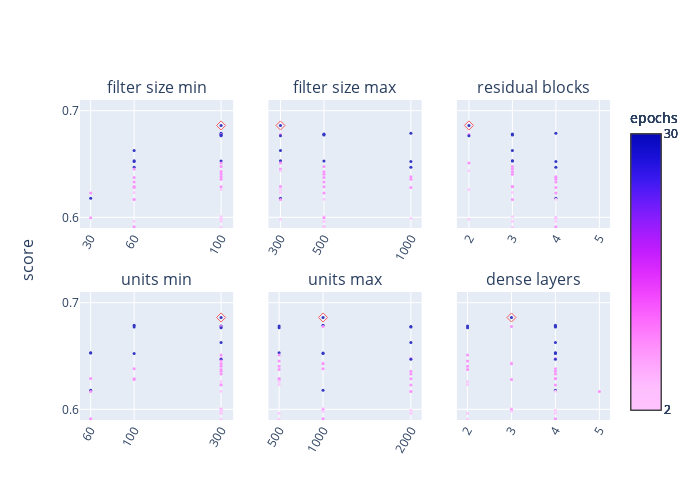

Source (notebook cell):
### Code cell
rows = []
for trial in sorted(list(trials_dir.glob('trial_*'))):
    with open(trial.joinpath('trial.json')) as f:
        results = json.load(f)
        row = {'score': results['score']} | results['hyperparameters']['values']
        rows.append(row)

trials_df = pd.DataFrame(rows).sort_values(by='score', ascending=False)
trials_df = trials_df.rename({'tuner/epochs': 'epochs'}, axis=1)
trials_df = trials_df[[c for c in trials_df.columns if 'tuner' not in c]]


trials_df['convolutional_layers'] = (
    np.log(trials_df['filter_size_max']/trials_df['filter_size_min']) + 2
).astype(int)

trials_df = trials_df.rename({'convolutional_layers': 'residual blocks'}, axis=1)

trials_df['dense_layers'] = (
    np.log(trials_df['units_max']/trials_df['units_min']) + 2
).astype(int)

nrows, ncols = 2, 3
fig = make_subplots(
    rows=nrows, cols=ncols, shared_yaxes='all', y_title='score',
    subplot_titles=trials_df.columns[1:].str.replace('_', ' '),
    vertical_spacing=0.2,
)

for i, col in enumerate(trials_df.columns[1:].drop('epochs')):
    if trials_df[col].dtype == object:
        x = trials_df[col].str.replace('_', '<br>')
    else:
        x = trials_df[col]

    position = dict(row=(i//ncols)+1, col=(i%ncols)+1)
    fig.append_trace(go.Scatter(
        y=trials_df['score'],
        x=x,
        mode='markers',
        marker=dict(
            color=trials_df['epochs'],
            size=3,
            showscale=True,
            colorscale='Plotly3_r',
            colorbar_title='epochs',
            colorbar_tickvals=[trials_df['epochs'].min(), trials_df['epochs'].max()]
        ),
        opacity=0.8,
    ), **position)
    
    fig.append_trace(go.Scatter(
        y=[trials_df['score'].max()],
        x=[x[trials_df['score'].idxmax()]],
        mode='markers',
        marker_symbol='diamond-open',
        marker_color='red',
        marker_size=7,
        opacity=0.6,
    ), **position)

    fig.update_xaxes(
        type='log' if 'learning_rate' in col else None,
        tickformat='.1r',
        tickangle=-60,
        tickvals=x.unique(),
        **position
    )
    fig.update_yaxes(range=[0.59, 0.71], tickvals=[0.6, 0.7])

fig.update_layout(
    height=500, width=700, showlegend=False,
    margin=dict(l=80, r=80, t=100, b=80)
)

fig.write_image(figures_dir.joinpath(f'{trials_dir.name}_params.pdf'))
fig.show()

### Figure 1 — Plotly figure (JSON) as saved in the notebook; plotly's stock layout.template omitted (floating-point values rounded to 4 significant figures)
{"data": [{"marker": {"color": [30, 30, 30, 30, 10, 30, 30, 30, 30, 30, 30, 10, 10, 30, 10, 4, 10, 10, 10, 10, 10, 10, 10, 10, 10, 4, 4, 10, 30, 4, 10, 4, 10, 4, 2, 4, 4, 10, 4, 4, 4, 2, 4, 4, 4, 4, 4, 2, 4, 2, 4, 4, 4, 4, 2, 2, 2, 4, 4, 4, 2, 2, 2, 2, 4, 4, 2, 2, 2, 2, 2, 2, 2, 2, 2, 2, 2, 2, 2, 2, 2, 2, 2, 4, 2, 2, 2, 2, 2, 2, 2, 2, 2, 2, 2, 2, 2, 2, 2, 2, 2, 2, 2, 2, 2], "colorbar": {"tickvals": [2, 30], "title": {"text": "epochs"}}, "colorscale": [[0, "#fec3fe"], [0.08333, "#febefe"], [0.1667, "#fea5fd"], [0.25, "#fe88fc"], [0.3333, "#fc67fd"], [0.4167, "#f246fe"], [0.5, "#dd2bfd"], [0.5833, "#bf1cfd"], [0.6667, "#981cfd"], [0.75, "#6b1cfb"], [0.8333, "#3c19f0"], [0.9167, "#1910d8"], [1, "#0508b8"]], "showscale": true, "size": 3}, "mode": "markers", "opacity": 0.8, "type": "scatter", "x": [128, 128, 128, 128, 128, 128, 128, 64, 64, 128, 64, 128, 128, 64, 64, 128, 128, 128, 128, 64, 128, 64, 64, 128, 64, 128, 64, 32, 32, 64, 64, 128, 32, 128, 128, 128, 64, 64, 128, 128, 128, 128, 128, 128, 128, 128, 128, 128, 32, 128, 128, 64, 64, 64, 128, 128, 128, 64, 64, 32, 128, 128, 128, 128, 32, 64, 64, 64, 128, 128, 64, 128, 64, 128, 128, 64, 32, 64, 128, 32, 32, 128, 32, 64, 64, 32, 32, 128, 64, 32, 32, 32, 64, 64, 32, 64, 32, 32, 32, 32, 32, 32, 32, 32, 32], "xaxis": "x", "y": [0.6861, 0.6788, 0.6781, 0.6777, 0.6776, 0.6772, 0.6765, 0.6628, 0.653, 0.6527, 0.6524, 0.6511, 0.6476, 0.6469, 0.6453, 0.6436, 0.6428, 0.6403, 0.638, 0.6374, 0.6357, 0.6332, 0.6289, 0.6286, 0.628, 0.6262, 0.6232, 0.6228, 0.6178, 0.6169, 0.6166, 0.6006, 0.5996, 0.5991, 0.5982, 0.5964, 0.5963, 0.5912, 0.5908, 0.583, 0.5824, 0.5813, 0.5793, 0.5786, 0.5774, 0.5755, 0.5743, 0.5694, 0.5691, 0.5675, 0.5669, 0.5656, 0.5636, 0.5598, 0.5538, 0.553, 0.5504, 0.5463, 0.5444, 0.5443, 0.544, 0.5429, 0.5425, 0.5417, 0.5414, 0.5382, 0.5374, 0.5338, 0.5307, 0.5288, 0.5245, 0.519, 0.5188, 0.5157, 0.5145, 0.5126, 0.5123, 0.5072, 0.5059, 0.5053, 0.5041, 0.5036, 0.5014, 0.5003, 0.499, 0.4986, 0.4972, 0.496, 0.4956, 0.4951, 0.4946, 0.4942, 0.4937, 0.4921, 0.4909, 0.4791, 0.4788, 0.4781, 0.4779, 0.4744, 0.4693, 0.4558, 0.4503, 0.4494, 0.4382], "yaxis": "y"}, {"marker": {"color": "red", "size": 7, "symbol": "diamond-open"}, "mode": "markers", "opacity": 0.6, "type": "scatter", "x": [128], "xaxis": "x", "y": [0.6861], "yaxis": "y"}, {"marker": {"color": [30, 30, 30, 30, 10, 30, 30, 30, 30, 30, 30, 10, 10, 30, 10, 4, 10, 10, 10, 10, 10, 10, 10, 10, 10, 4, 4, 10, 30, 4, 10, 4, 10, 4, 2, 4, 4, 10, 4, 4, 4, 2, 4, 4, 4, 4, 4, 2, 4, 2, 4, 4, 4, 4, 2, 2, 2, 4, 4, 4, 2, 2, 2, 2, 4, 4, 2, 2, 2, 2, 2, 2, 2, 2, 2, 2, 2, 2, 2, 2, 2, 2, 2, 4, 2, 2, 2, 2, 2, 2, 2, 2, 2, 2, 2, 2, 2, 2, 2, 2, 2, 2, 2, 2, 2], "colorbar": {"tickvals": [2, 30], "title": {"text": "epochs"}}, "colorscale": [[0, "#fec3fe"], [0.08333, "#febefe"], [0.1667, "#fea5fd"], [0.25, "#fe88fc"], [0.3333, "#fc67fd"], [0.4167, "#f246fe"], [0.5, "#dd2bfd"], [0.5833, "#bf1cfd"], [0.6667, "#981cfd"], [0.75, "#6b1cfb"], [0.8333, "#3c19f0"], [0.9167, "#1910d8"], [1, "#0508b8"]], "showscale": true, "size": 3}, "mode": "markers", "opacity": 0.8, "type": "scatter", "x": [256, 1024, 512, 512, 256, 512, 256, 256, 256, 512, 1024, 256, 512, 1024, 256, 256, 512, 512, 1024, 512, 1024, 512, 256, 512, 1024, 256, 256, 512, 256, 512, 256, 512, 512, 1024, 256, 512, 512, 512, 512, 512, 256, 512, 1024, 256, 256, 256, 256, 1024, 256, 256, 256, 512, 1024, 256, 512, 256, 256, 512, 1024, 1024, 1024, 1024, 512, 256, 1024, 512, 512, 256, 256, 1024, 512, 1024, 256, 256, 512, 256, 512, 512, 1024, 256, 1024, 1024, 256, 1024, 256, 512, 512, 1024, 1024, 256, 1024, 256, 512, 1024, 256, 1024, 512, 256, 512, 1024, 1024, 256, 1024, 1024, 1024], "xaxis": "x2", "y": [0.6861, 0.6788, 0.6781, 0.6777, 0.6776, 0.6772, 0.6765, 0.6628, 0.653, 0.6527, 0.6524, 0.6511, 0.6476, 0.6469, 0.6453, 0.6436, 0.6428, 0.6403, 0.638, 0.6374, 0.6357, 0.6332, 0.6289, 0.6286, 0.628, 0.6262, 0.6232, 0.6228, 0.6178, 0.6169, 0.6166, 0.6006, 0.5996, 0.5991, 0.5982, 0.5964, 0.5963, 0.5912, 0.5908, 0.583, 0.5824, 0.5813, 0.5793, 0.5786, 0.5774, 0.5755, 0.5743, 0.5694, 0.5691, 0.5675, 0.5669, 0.5656, 0.5636, 0.5598, 0.5538, 0.553, 0.5504, 0.5463, 0.5444, 0.5443, 0.544, 0.5429, 0.5425, 0.5417, 0.5414, 0.5382, 0.5374, 0.5338, 0.5307, 0.5288, 0.5245, 0.519, 0.5188, 0.5157, 0.5145, 0.5126, 0.5123, 0.5072, 0.5059, 0.5053, 0.5041, 0.5036, 0.5014, 0.5003, 0.499, 0.4986, 0.4972, 0.496, 0.4956, 0.4951, 0.4946, 0.4942, 0.4937, 0.4921, 0.4909, 0.4791, 0.4788, 0.4781, 0.4779, 0.4744, 0.4693, 0.4558, 0.4503, 0.4494, 0.4382], "yaxis": "y2"}, {"marker": {"color": "red", "size": 7, "symbol": "diamond-open"}, "mode": "markers", "opacity": 0.6, "type": "scatter", "x": [256], "xaxis": "x2", "y": [0.6861], "yaxis": "y2"}, {"marker": {"color": [30, 30, 30, 30, 10, 30, 30, 30, 30, 30, 30, 10, 10, 30, 10, 4, 10, 10, 10, 10, 10, 10, 10, 10, 10, 4, 4, 10, 30, 4, 10, 4, 10, 4, 2, 4, 4, 10, 4, 4, 4, 2, 4, 4, 4, 4, 4, 2, 4, 2, 4, 4, 4, 4, 2, 2, 2, 4, 4, 4, 2, 2, 2, 2, 4, 4, 2, 2, 2, 2, 2, 2, 2, 2, 2, 2, 2, 2, 2, 2, 2, 2, 2, 4, 2, 2, 2, 2, 2, 2, 2, 2, 2, 2, 2, 2, 2, 2, 2, 2, 2, 2, 2, 2, 2], "colorbar": {"tickvals": [2, 30], "title": {"text": "epochs"}}, "colorscale": [[0, "#fec3fe"], [0.08333, "#febefe"], [0.1667, "#fea5fd"], [0.25, "#fe88fc"], [0.3333, "#fc67fd"], [0.4167, "#f246fe"], [0.5, "#dd2bfd"], [0.5833, "#bf1cfd"], [0.6667, "#981cfd"], [0.75, "#6b1cfb"], [0.8333, "#3c19f0"], [0.9167, "#1910d8"], [1, "#0508b8"]], "showscale": true, "size": 3}, "mode": "markers", "opacity": 0.8, "type": "scatter", "x": [2, 4, 3, 3, 2, 3, 2, 3, 3, 3, 4, 2, 3, 4, 3, 2, 3, 3, 4, 4, 4, 4, 3, 3, 4, 2, 3, 4, 4, 4, 3, 3, 4, 4, 2, 3, 4, 4, 3, 3, 2, 3, 4, 2, 2, 2, 2, 4, 4, 2, 2, 4, 4, 3, 3, 2, 2, 4, 4, 5, 4, 4, 3, 2, 5, 4, 4, 3, 2, 4, 4, 4, 3, 2, 3, 3, 4, 4, 4, 4, 5, 4, 4, 4, 3, 4, 4, 4, 4, 4, 5, 4, 4, 4, 4, 4, 4, 4, 4, 5, 5, 4, 5, 5, 5], "xaxis": "x3", "y": [0.6861, 0.6788, 0.6781, 0.6777, 0.6776, 0.6772, 0.6765, 0.6628, 0.653, 0.6527, 0.6524, 0.6511, 0.6476, 0.6469, 0.6453, 0.6436, 0.6428, 0.6403, 0.638, 0.6374, 0.6357, 0.6332, 0.6289, 0.6286, 0.628, 0.6262, 0.6232, 0.6228, 0.6178, 0.6169, 0.6166, 0.6006, 0.5996, 0.5991, 0.5982, 0.5964, 0.5963, 0.5912, 0.5908, 0.583, 0.5824, 0.5813, 0.5793, 0.5786, 0.5774, 0.5755, 0.5743, 0.5694, 0.5691, 0.5675, 0.5669, 0.5656, 0.5636, 0.5598, 0.5538, 0.553, 0.5504, 0.5463, 0.5444, 0.5443, 0.544, 0.5429, 0.5425, 0.5417, 0.5414, 0.5382, 0.5374, 0.5338, 0.5307, 0.5288, 0.5245, 0.519, 0.5188, 0.5157, 0.5145, 0.5126, 0.5123, 0.5072, 0.5059, 0.5053, 0.5041, 0.5036, 0.5014, 0.5003, 0.499, 0.4986, 0.4972, 0.496, 0.4956, 0.4951, 0.4946, 0.4942, 0.4937, 0.4921, 0.4909, 0.4791, 0.4788, 0.4781, 0.4779, 0.4744, 0.4693, 0.4558, 0.4503, 0.4494, 0.4382], "yaxis": "y3"}, {"marker": {"color": "red", "size": 7, "symbol": "diamond-open"}, "mode": "markers", "opacity": 0.6, "type": "scatter", "x": [2], "xaxis": "x3", "y": [0.6861], "yaxis": "y3"}, {"marker": {"color": [30, 30, 30, 30, 10, 30, 30, 30, 30, 30, 30, 10, 10, 30, 10, 4, 10, 10, 10, 10, 10, 10, 10, 10, 10, 4, 4, 10, 30, 4, 10, 4, 10, 4, 2, 4, 4, 10, 4, 4, 4, 2, 4, 4, 4, 4, 4, 2, 4, 2, 4, 4, 4, 4, 2, 2, 2, 4, 4, 4, 2, 2, 2, 2, 4, 4, 2, 2, 2, 2, 2, 2, 2, 2, 2, 2, 2, 2, 2, 2, 2, 2, 2, 4, 2, 2, 2, 2, 2, 2, 2, 2, 2, 2, 2, 2, 2, 2, 2, 2, 2, 2, 2, 2, 2], "colorbar": {"tickvals": [2, 30], "title": {"text": "epochs"}}, "colorscale": [[0, "#fec3fe"], [0.08333, "#febefe"], [0.1667, "#fea5fd"], [0.25, "#fe88fc"], [0.3333, "#fc67fd"], [0.4167, "#f246fe"], [0.5, "#dd2bfd"], [0.5833, "#bf1cfd"], [0.6667, "#981cfd"], [0.75, "#6b1cfb"], [0.8333, "#3c19f0"], [0.9167, "#1910d8"], [1, "#0508b8"]], "showscale": true, "size": 3}, "mode": "markers", "opacity": 0.8, "type": "scatter", "x": [256, 128, 256, 256, 256, 128, 256, 256, 64, 64, 128, 256, 256, 256, 256, 256, 256, 256, 128, 256, 256, 256, 64, 128, 128, 256, 256, 256, 64, 256, 64, 256, 256, 256, 256, 256, 256, 64, 256, 128, 64, 128, 256, 128, 64, 256, 128, 256, 128, 128, 128, 128, 256, 256, 256, 256, 128, 128, 64, 64, 256, 256, 128, 64, 256, 128, 256, 256, 64, 64, 64, 128, 128, 64, 64, 128, 256, 256, 64, 256, 256, 128, 128, 64, 64, 128, 64, 64, 128, 256, 128, 128, 64, 256, 256, 64, 64, 64, 128, 128, 64, 64, 256, 128, 64], "xaxis": "x4", "y": [0.6861, 0.6788, 0.6781, 0.6777, 0.6776, 0.6772, 0.6765, 0.6628, 0.653, 0.6527, 0.6524, 0.6511, 0.6476, 0.6469, 0.6453, 0.6436, 0.6428, 0.6403, 0.638, 0.6374, 0.6357, 0.6332, 0.6289, 0.6286, 0.628, 0.6262, 0.6232, 0.6228, 0.6178, 0.6169, 0.6166, 0.6006, 0.5996, 0.5991, 0.5982, 0.5964, 0.5963, 0.5912, 0.5908, 0.583, 0.5824, 0.5813, 0.5793, 0.5786, 0.5774, 0.5755, 0.5743, 0.5694, 0.5691, 0.5675, 0.5669, 0.5656, 0.5636, 0.5598, 0.5538, 0.553, 0.5504, 0.5463, 0.5444, 0.5443, 0.544, 0.5429, 0.5425, 0.5417, 0.5414, 0.5382, 0.5374, 0.5338, 0.5307, 0.5288, 0.5245, 0.519, 0.5188, 0.5157, 0.5145, 0.5126, 0.5123, 0.5072, 0.5059, 0.5053, 0.5041, 0.5036, 0.5014, 0.5003, 0.499, 0.4986, 0.4972, 0.496, 0.4956, 0.4951, 0.4946, 0.4942, 0.4937, 0.4921, 0.4909, 0.4791, 0.4788, 0.4781, 0.4779, 0.4744, 0.4693, 0.4558, 0.4503, 0.4494, 0.4382], "yaxis": "y4"}, {"marker": {"color": "red", "size": 7, "symbol": "diamond-open"}, "mode": "markers", "opacity": 0.6, "type": "scatter", "x": [256], "xaxis": "x4", "y": [0.6861], "yaxis": "y4"}, {"marker": {"color": [30, 30, 30, 30, 10, 30, 30, 30, 30, 30, 30, 10, 10, 30, 10, 4, 10, 10, 10, 10, 10, 10, 10, 10, 10, 4, 4, 10, 30, 4, 10, 4, 10, 4, 2, 4, 4, 10, 4, 4, 4, 2, 4, 4, 4, 4, 4, 2, 4, 2, 4, 4, 4, 4, 2, 2, 2, 4, 4, 4, 2, 2, 2, 2, 4, 4, 2, 2, 2, 2, 2, 2, 2, 2, 2, 2, 2, 2, 2, 2, 2, 2, 2, 4, 2, 2, 2, 2, 2, 2, 2, 2, 2, 2, 2, 2, 2, 2, 2, 2, 2, 2, 2, 2, 2], "colorbar": {"tickvals": [2, 30], "title": {"text": "epochs"}}, "colorscale": [[0, "#fec3fe"], [0.08333, "#febefe"], [0.1667, "#fea5fd"], [0.25, "#fe88fc"], [0.3333, "#fc67fd"], [0.4167, "#f246fe"], [0.5, "#dd2bfd"], [0.5833, "#bf1cfd"], [0.6667, "#981cfd"], [0.75, "#6b1cfb"], [0.8333, "#3c19f0"], [0.9167, "#1910d8"], [1, "#0508b8"]], "showscale": true, "size": 3}, "mode": "markers", "opacity": 0.8, "type": "scatter", "x": [1024, 1024, 512, 2048, 1024, 2048, 512, 2048, 512, 1024, 1024, 512, 2048, 2048, 512, 1024, 1024, 512, 1024, 512, 2048, 2048, 512, 2048, 512, 512, 512, 2048, 1024, 2048, 2048, 1024, 1024, 2048, 1024, 2048, 512, 1024, 512, 1024, 2048, 512, 512, 1024, 1024, 2048, 2048, 2048, 512, 1024, 512, 512, 1024, 1024, 512, 2048, 512, 1024, 512, 1024, 512, 1024, 1024, 1024, 1024, 2048, 2048, 1024, 2048, 512, 512, 512, 1024, 512, 512, 512, 512, 1024, 2048, 1024, 512, 2048, 1024, 1024, 1024, 1024, 512, 1024, 2048, 2048, 1024, 2048, 2048, 512, 512, 2048, 1024, 512, 2048, 512, 512, 2048, 2048, 2048, 2048], "xaxis": "x5", "y": [0.6861, 0.6788, 0.6781, 0.6777, 0.6776, 0.6772, 0.6765, 0.6628, 0.653, 0.6527, 0.6524, 0.6511, 0.6476, 0.6469, 0.6453, 0.6436, 0.6428, 0.6403, 0.638, 0.6374, 0.6357, 0.6332, 0.6289, 0.6286, 0.628, 0.6262, 0.6232, 0.6228, 0.6178, 0.6169, 0.6166, 0.6006, 0.5996, 0.5991, 0.5982, 0.5964, 0.5963, 0.5912, 0.5908, 0.583, 0.5824, 0.5813, 0.5793, 0.5786, 0.5774, 0.5755, 0.5743, 0.5694, 0.5691, 0.5675, 0.5669, 0.5656, 0.5636, 0.5598, 0.5538, 0.553, 0.5504, 0.5463, 0.5444, 0.5443, 0.544, 0.5429, 0.5425, 0.5417, 0.5414, 0.5382, 0.5374, 0.5338, 0.5307, 0.5288, 0.5245, 0.519, 0.5188, 0.5157, 0.5145, 0.5126, 0.5123, 0.5072, 0.5059, 0.5053, 0.5041, 0.5036, 0.5014, 0.5003, 0.499, 0.4986, 0.4972, 0.496, 0.4956, 0.4951, 0.4946, 0.4942, 0.4937, 0.4921, 0.4909, 0.4791, 0.4788, 0.4781, 0.4779, 0.4744, 0.4693, 0.4558, 0.4503, 0.4494, 0.4382], "yaxis": "y5"}, {"marker": {"color": "red", "size": 7, "symbol": "diamond-open"}, "mode": "markers", "opacity": 0.6, "type": "scatter", "x": [1024], "xaxis": "x5", "y": [0.6861], "yaxis": "y5"}, {"marker": {"color": [30, 30, 30, 30, 10, 30, 30, 30, 30, 30, 30, 10, 10, 30, 10, 4, 10, 10, 10, 10, 10, 10, 10, 10, 10, 4, 4, 10, 30, 4, 10, 4, 10, 4, 2, 4, 4, 10, 4, 4, 4, 2, 4, 4, 4, 4, 4, 2, 4, 2, 4, 4, 4, 4, 2, 2, 2, 4, 4, 4, 2, 2, 2, 2, 4, 4, 2, 2, 2, 2, 2, 2, 2, 2, 2, 2, 2, 2, 2, 2, 2, 2, 2, 4, 2, 2, 2, 2, 2, 2, 2, 2, 2, 2, 2, 2, 2, 2, 2, 2, 2, 2, 2, 2, 2], "colorbar": {"tickvals": [2, 30], "title": {"text": "epochs"}}, "colorscale": [[0, "#fec3fe"], [0.08333, "#febefe"], [0.1667, "#fea5fd"], [0.25, "#fe88fc"], [0.3333, "#fc67fd"], [0.4167, "#f246fe"], [0.5, "#dd2bfd"], [0.5833, "#bf1cfd"], [0.6667, "#981cfd"], [0.75, "#6b1cfb"], [0.8333, "#3c19f0"], [0.9167, "#1910d8"], [1, "#0508b8"]], "showscale": true, "size": 3}, "mode": "markers", "opacity": 0.8, "type": "scatter", "x": [3, 4, 2, 4, 3, 4, 2, 4, 4, 4, 4, 2, 4, 4, 2, 3, 3, 2, 4, 2, 4, 4, 4, 4, 3, 2, 2, 4, 4, 4, 5, 3, 3, 4, 3, 4, 2, 4, 2, 4, 5, 3, 2, 4, 4, 4, 4, 4, 3, 4, 3, 3, 3, 3, 2, 4, 3, 4, 4, 4, 2, 3, 4, 4, 3, 4, 4, 3, 5, 4, 4, 3, 4, 4, 4, 3, 2, 3, 5, 3, 2, 4, 4, 4, 4, 4, 4, 4, 4, 4, 4, 4, 5, 2, 2, 5, 4, 4, 4, 3, 4, 5, 4, 4, 5], "xaxis": "x6", "y": [0.6861, 0.6788, 0.6781, 0.6777, 0.6776, 0.6772, 0.6765, 0.6628, 0.653, 0.6527, 0.6524, 0.6511, 0.6476, 0.6469, 0.6453, 0.6436, 0.6428, 0.6403, 0.638, 0.6374, 0.6357, 0.6332, 0.6289, 0.6286, 0.628, 0.6262, 0.6232, 0.6228, 0.6178, 0.6169, 0.6166, 0.6006, 0.5996, 0.5991, 0.5982, 0.5964, 0.5963, 0.5912, 0.5908, 0.583, 0.5824, 0.5813, 0.5793, 0.5786, 0.5774, 0.5755, 0.5743, 0.5694, 0.5691, 0.5675, 0.5669, 0.5656, 0.5636, 0.5598, 0.5538, 0.553, 0.5504, 0.5463, 0.5444, 0.5443, 0.544, 0.5429, 0.5425, 0.5417, 0.5414, 0.5382, 0.5374, 0.5338, 0.5307, 0.5288, 0.5245, 0.519, 0.5188, 0.5157, 0.5145, 0.5126, 0.5123, 0.5072, 0.5059, 0.5053, 0.5041, 0.5036, 0.5014, 0.5003, 0.499, 0.4986, 0.4972, 0.496, 0.4956, 0.4951, 0.4946, 0.4942, 0.4937, 0.4921, 0.4909, 0.4791, 0.4788, 0.4781, 0.4779, 0.4744, 0.4693, 0.4558, 0.4503, 0.4494, 0.4382], "yaxis": "y6"}, {"marker": {"color": "red", "size": 7, "symbol": "diamond-open"}, "mode": "markers", "opacity": 0.6, "type": "scatter", "x": [3], "xaxis": "x6", "y": [0.6861], "yaxis": "y6"}], "layout": {"annotations": [{"font": {"size": 16}, "showarrow": false, "text": "filter size min", "x": 0.1444, "xanchor": "center", "xref": "paper", "y": 1, "yanchor": "bottom", "yref": "paper"}, {"font": {"size": 16}, "showarrow": false, "text": "filter size max", "x": 0.5, "xanchor": "center", "xref": "paper", "y": 1, "yanchor": "bottom", "yref": "paper"}, {"font": {"size": 16}, "showarrow": false, "text": "residual blocks", "x": 0.8556, "xanchor": "center", "xref": "paper", "y": 1, "yanchor": "bottom", "yref": "paper"}, {"font": {"size": 16}, "showarrow": false, "text": "units min", "x": 0.1444, "xanchor": "center", "xref": "paper", "y": 0.4, "yanchor": "bottom", "yref": "paper"}, {"font": {"size": 16}, "showarrow": false, "text": "units max", "x": 0.5, "xanchor": "center", "xref": "paper", "y": 0.4, "yanchor": "bottom", "yref": "paper"}, {"font": {"size": 16}, "showarrow": false, "text": "dense layers", "x": 0.8556, "xanchor": "center", "xref": "paper", "y": 0.4, "yanchor": "bottom", "yref": "paper"}, {"font": {"size": 16}, "showarrow": false, "text": "score", "textangle": -90, "x": 0, "xanchor": "right", "xref": "paper", "xshift": -40, "y": 0.5, "yanchor": "middle", "yref": "paper"}], "height": 500, "margin": {"b": 80, "l": 80, "r": 80, "t": 100}, "showlegend": false, "width": 700, "xaxis": {"anchor": "y", "autorange": true, "domain": [0, 0.2889], "range": [24.15, 136.9], "tickangle": -60, "tickformat": ".1r", "tickvals": [128, 64, 32], "type": "linear"}, "xaxis2": {"anchor": "y2", "autorange": true, "domain": [0.3556, 0.6444], "range": [185.1, 1087.0], "tickangle": -60, "tickformat": ".1r", "tickvals": [256, 1024, 512], "type": "linear"}, "xaxis3": {"anchor": "y3", "autorange": true, "domain": [0.7111, 1], "range": [1.723, 5.245], "tickangle": -60, "tickformat": ".1r", "tickvals": [2, 4, 3, 5], "type": "linear"}, "xaxis4": {"anchor": "y4", "autorange": true, "domain": [0, 0.2889], "range": [48.3, 273.7], "tickangle": -60, "tickformat": ".1r", "tickvals": [256, 128, 64], "type": "linear"}, "xaxis5": {"anchor": "y5", "autorange": true, "domain": [0.3556, 0.6444], "range": [387.7, 2172.0], "tickangle": -60, "tickformat": ".1r", "tickvals": [1024, 512, 2048], "type": "linear"}, "xaxis6": {"anchor": "y6", "autorange": true, "domain": [0.7111, 1], "range": [1.757, 5.243], "tickangle": -60, "tickformat": ".1r", "tickvals": [3, 4, 2, 5], "type": "linear"}, "yaxis": {"anchor": "x", "domain": [0.6, 1], "matches": "y4", "range": [0.59, 0.71], "tickvals": [0.6, 0.7], "type": "linear"}, "yaxis2": {"anchor": "x2", "domain": [0.6, 1], "matches": "y4", "range": [0.59, 0.71], "showticklabels": false, "tickvals": [0.6, 0.7], "type": "linear"}, "yaxis3": {"anchor": "x3", "domain": [0.6, 1], "matches": "y4", "range": [0.59, 0.71], "showticklabels": false, "tickvals": [0.6, 0.7], "type": "linear"}, "yaxis4": {"anchor": "x4", "domain": [0, 0.4], "range": [0.59, 0.71], "tickvals": [0.6, 0.7], "type": "linear"}, "yaxis5": {"anchor": "x5", "domain": [0, 0.4], "matches": "y4", "range": [0.59, 0.71], "showticklabels": false, "tickvals": [0.6, 0.7], "type": "linear"}, "yaxis6": {"anchor": "x6", "domain": [0, 0.4], "matches": "y4", "range": [0.59, 0.71], "showticklabels": false, "tickvals": [0.6, 0.7], "type": "linear"}}}
